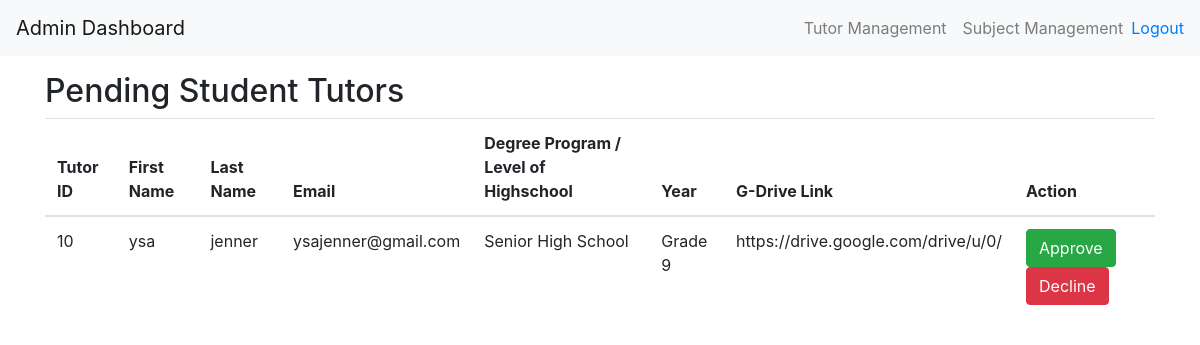
The page /ad-index.php on the database its author committed.
### tables this page shows
CREATE TABLE `tutor` (
  `tutorID` int(11) NOT NULL,
  `firstName` varchar(255) NOT NULL,
  `lastName` varchar(255) NOT NULL,
  `email` varchar(255) NOT NULL,
  `degreeProgram` varchar(255) NOT NULL,
  `year` varchar(255) NOT NULL,
  `gdriveLink` varchar(255) NOT NULL,
  `password` varchar(255) NOT NULL,
  `approvalStatus` enum('Pending','Approved','Declined') NOT NULL DEFAULT 'Pending',
  `created_at` datetime DEFAULT current_timestamp(),
  `profilePicture` varchar(255) DEFAULT NULL,
  `subjectExpertise` varchar(255) DEFAULT NULL,
  `availableDaysTime` varchar(255) DEFAULT NULL,
  `teachingMode` varchar(50) DEFAULT NULL,
  `ratePerHour` decimal(10,2) DEFAULT NULL,
  `bio` text DEFAULT NULL
);

### php/ad-pending.php (the view, shortened to what this page needs)
<?php
include('connection/dbconfig.php');
$query = "SELECT * FROM tutor WHERE approvalStatus = 'pending'";
$result = mysqli_query($conn, $query);
if (mysqli_num_rows($result) > 0) {
    while ($row = mysqli_fetch_assoc($result)) {
        ?>
        <tr>
            <td><?php echo $row['tutorID']; ?></td>
            <td><?php echo $row['firstName']; ?></td>
            <td><?php echo $row['lastName']; ?></td>
            <td><?php echo $row['email']; ?></td>
            <td><?php echo $row['degreeProgram']; ?></td>
            <td><?php echo $row['year']; ?></td>
            <td><?php echo $row['gdriveLink']; ?></td>
            <td>
                <form method="POST">
                    <button type="submit" class="btn btn-success" name="approve_btn">Approve</button>
                    <button type="submit" class="btn btn-danger" name="decline_btn">Decline</button>
                </form>
            </td>
        </tr>
        <?php
    }
} else {
    echo "<tr><td colspan='8'>No pending tutors</td></tr>";
}
?>

### rows shown on the page
tutor: tutorID "10", firstName "ysa", lastName "jenner", email "ysajenner@gmail.com", degreeProgram "Senior High School", year "Grade 9", gdriveLink "https://drive.google.com/drive/u/0/"
